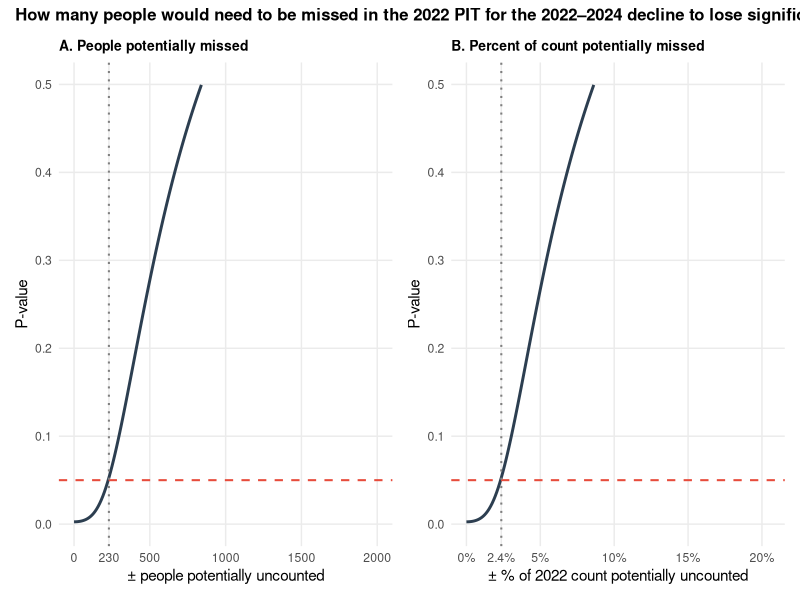

The R source for this figure:
## ---- chunk 1
library(ggplot2)
library(dplyr)
library(patchwork)

# Observed counts
x_2022 <- 9747
x_2024 <- 9450
diff <- x_2024 - x_2022

# True rate centered at 2022 count
lambda_0 <- x_2022

# Vary the "uncounted" people from 0 to 2000
uncounted <- seq(0, 2000, by = 10)

# Convert to standard deviation of lambda
sigma_lambda <- uncounted / 1.96

# Compute variance of observed count under gamma-poisson
var_x <- lambda_0 + sigma_lambda^2
se_x <- sqrt(var_x)

# Z-score and p-value
z <- diff / se_x
p_value <- 2 * pnorm(z)

# Create data frame
df <- data.frame(
  uncounted = uncounted,
  pct_uncounted = 100 * uncounted / lambda_0,
  p_value = p_value
)

# Find crossover point
crossover_05 <- df$uncounted[which.min(abs(df$p_value - 0.05))]
crossover_05_pct <- 100 * crossover_05 / lambda_0

# Common theme
common_theme <- theme_minimal(base_size = 11) +
  theme(
    plot.title = element_text(face = "bold", size = 10),
    panel.grid.minor = element_blank()
  )

# Panel A: People
p1 <- ggplot(df, aes(x = uncounted, y = p_value)) +
  geom_line(linewidth = 1, color = "#2c3e50") +
  geom_hline(
    yintercept = 0.05,
    linetype = "dashed",
    color = "#e74c3c",
    linewidth = 0.7
  ) +
  geom_vline(
    xintercept = crossover_05,
    linetype = "dotted",
    color = "gray50",
    linewidth = 0.7
  ) +
  scale_y_continuous(limits = c(0, 0.5), breaks = seq(0, 0.5, by = 0.1)) +
  scale_x_continuous(breaks = sort(c(seq(0, 2000, by = 500), crossover_05))) +
  labs(
    title = "A. People potentially missed",
    x = "± people potentially uncounted",
    y = "P-value"
  ) +
  common_theme

# Panel B: Percent
p2 <- ggplot(df, aes(x = pct_uncounted, y = p_value)) +
  geom_line(linewidth = 1, color = "#2c3e50") +
  geom_hline(
    yintercept = 0.05,
    linetype = "dashed",
    color = "#e74c3c",
    linewidth = 0.7
  ) +
  geom_vline(
    xintercept = crossover_05_pct,
    linetype = "dotted",
    color = "gray50",
    linewidth = 0.7
  ) +
  scale_y_continuous(limits = c(0, 0.5), breaks = seq(0, 0.5, by = 0.1)) +
  scale_x_continuous(
    breaks = sort(c(seq(0, 20, by = 5), crossover_05_pct)),
    labels = function(x) paste0(round(x, 1), "%")
  ) +
  labs(
    title = "B. Percent of count potentially missed",
    x = "± % of 2022 count potentially uncounted",
    y = "P-value"
  ) +
  common_theme

# Combine
combined <- p1 +
  p2 +
  plot_annotation(
    title = "How many people would need to be missed in the 2022 PIT for the 2022–2024 decline to lose significance?",
    theme = theme(plot.title = element_text(face = "bold", size = 12))
  )

print(combined)
